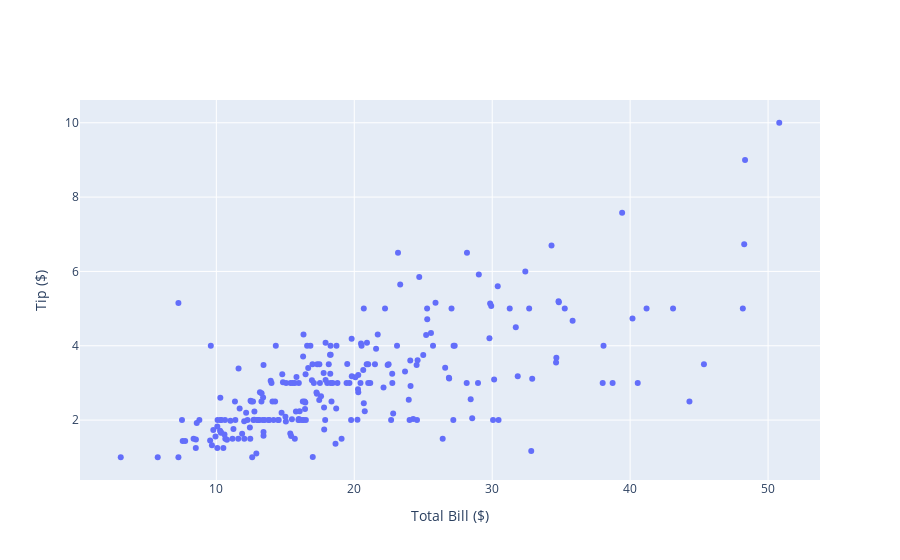

The code cell stored with this chart in its notebook:
### Code cell
import plotly.graph_objects as go
import plotly.express as px

#데이터 생성
df = px.data.tips()
x = df["total_bill"]
y = df["tip"]

# 그래프 그리기
fig = go.Figure(data=go.Scatter(x=x, y=y, mode='markers'))

# 축 타이틀 추가하기
fig.update_xaxes(title_text='Total Bill ($)')
fig.update_yaxes(title_text='Tip ($)')

fig.show()

### Figure 1 — Plotly figure (JSON) as saved in the notebook; plotly's stock layout.template omitted (floating-point values rounded to 4 significant figures; data arrays with more than 128 entries replaced by an {"elided": "..."} marker saying what was removed)
{"data": [{"mode": "markers", "type": "scatter", "x": {"elided": "244 float values"}, "y": {"elided": "244 float values"}}], "layout": {"xaxis": {"title": {"text": "Total Bill ($)"}}, "yaxis": {"title": {"text": "Tip ($)"}}}}
